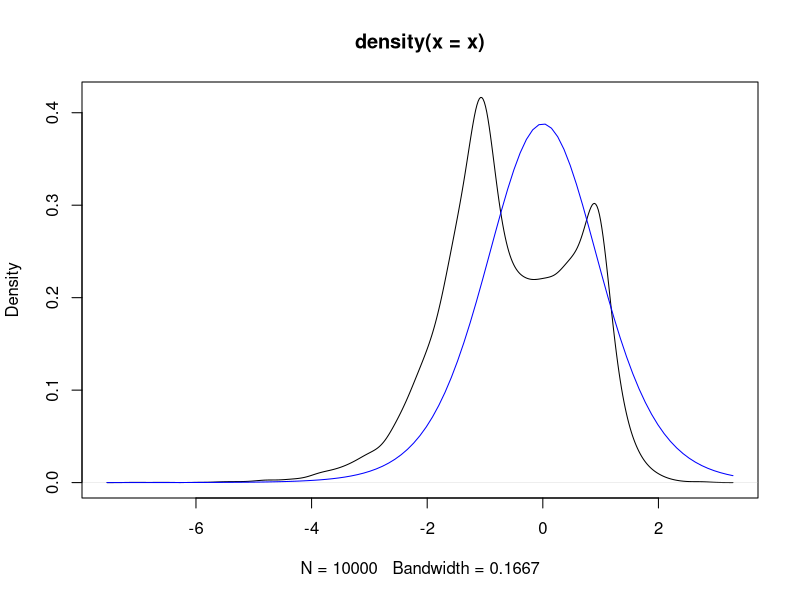

This chart was generated by the following R code:
# Взяли несиммитричное распределение (хи^2, с МО = 3 (число стипений свободы))
#x<-replicate(10000, t.test(rchisq(10,3), mu = 3)$statistic)
x<-replicate(10000, t.test(rcauchy(10), mu = 0.5)$statistic)

# Рисуем ядерную оценку плотности
plot(density(x))
curve(dt(x, df =9), add = TRUE, col = 'blue')
